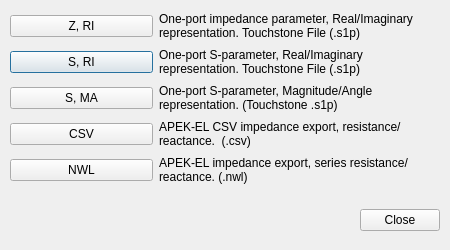
<?xml version="1.0" encoding="UTF-8"?>
<ui version="4.0">
 <class>Export</class>
 <widget class="QDialog" name="Export">
  <property name="geometry">
   <rect>
    <x>0</x>
    <y>0</y>
    <width>450</width>
    <height>250</height>
   </rect>
  </property>
  <property name="minimumSize">
   <size>
    <width>450</width>
    <height>250</height>
   </size>
  </property>
  <property name="windowTitle">
   <string>Export</string>
  </property>
  <widget class="QWidget" name="layoutWidget">
   <property name="geometry">
    <rect>
     <x>10</x>
     <y>10</y>
     <width>403</width>
     <height>176</height>
    </rect>
   </property>
   <layout class="QGridLayout" name="gridLayout">
    <item row="3" column="1">
     <widget class="QLabel" name="label_4">
      <property name="text">
       <string>APEK-EL CSV impedance export, resistance/reactance.  (.csv)</string>
      </property>
      <property name="alignment">
       <set>Qt::AlignmentFlag::AlignLeading|Qt::AlignmentFlag::AlignLeft|Qt::AlignmentFlag::AlignTop</set>
      </property>
      <property name="wordWrap">
       <bool>true</bool>
      </property>
     </widget>
    </item>
    <item row="1" column="0">
     <widget class="QPushButton" name="sRiBtn">
      <property name="text">
       <string>S, RI</string>
      </property>
     </widget>
    </item>
    <item row="3" column="0">
     <widget class="QPushButton" name="csvBtn">
      <property name="text">
       <string>CSV</string>
      </property>
     </widget>
    </item>
    <item row="0" column="1">
     <widget class="QLabel" name="label">
      <property name="text">
       <string>One-port impedance parameter, Real/Imaginary representation. Touchstone File (.s1p)</string>
      </property>
      <property name="alignment">
       <set>Qt::AlignmentFlag::AlignLeading|Qt::AlignmentFlag::AlignLeft|Qt::AlignmentFlag::AlignTop</set>
      </property>
      <property name="wordWrap">
       <bool>true</bool>
      </property>
     </widget>
    </item>
    <item row="0" column="0">
     <widget class="QPushButton" name="zRiBtn">
      <property name="text">
       <string>Z, RI</string>
      </property>
     </widget>
    </item>
    <item row="4" column="0">
     <widget class="QPushButton" name="nwlBtn">
      <property name="text">
       <string>NWL</string>
      </property>
     </widget>
    </item>
    <item row="4" column="1">
     <widget class="QLabel" name="label_5">
      <property name="text">
       <string>APEK-EL impedance export, series resistance/reactance. (.nwl)</string>
      </property>
      <property name="alignment">
       <set>Qt::AlignmentFlag::AlignLeading|Qt::AlignmentFlag::AlignLeft|Qt::AlignmentFlag::AlignTop</set>
      </property>
      <property name="wordWrap">
       <bool>true</bool>
      </property>
     </widget>
    </item>
    <item row="1" column="1">
     <widget class="QLabel" name="label_2">
      <property name="text">
       <string>One-port S-parameter, Real/Imaginary representation. Touchstone File (.s1p)</string>
      </property>
      <property name="alignment">
       <set>Qt::AlignmentFlag::AlignLeading|Qt::AlignmentFlag::AlignLeft|Qt::AlignmentFlag::AlignTop</set>
      </property>
      <property name="wordWrap">
       <bool>true</bool>
      </property>
     </widget>
    </item>
    <item row="2" column="0">
     <widget class="QPushButton" name="sMaBtn">
      <property name="text">
       <string>S, MA</string>
      </property>
     </widget>
    </item>
    <item row="2" column="1">
     <widget class="QLabel" name="label_3">
      <property name="text">
       <string>One-port S-parameter, Magnitude/Angle representation. (Touchstone .s1p)</string>
      </property>
      <property name="alignment">
       <set>Qt::AlignmentFlag::AlignLeading|Qt::AlignmentFlag::AlignLeft|Qt::AlignmentFlag::AlignTop</set>
      </property>
      <property name="wordWrap">
       <bool>true</bool>
      </property>
     </widget>
    </item>
   </layout>
  </widget>
  <widget class="QDialogButtonBox" name="buttonBox">
   <property name="geometry">
    <rect>
     <x>340</x>
     <y>205</y>
     <width>100</width>
     <height>30</height>
    </rect>
   </property>
   <property name="orientation">
    <enum>Qt::Horizontal</enum>
   </property>
   <property name="standardButtons">
    <set>QDialogButtonBox::Close</set>
   </property>
  </widget>
 </widget>
 <resources/>
 <connections>
  <connection>
   <sender>buttonBox</sender>
   <signal>rejected()</signal>
   <receiver>Export</receiver>
   <slot>reject()</slot>
   <hints>
    <hint type="sourcelabel">
     <x>390</x>
     <y>220</y>
    </hint>
    <hint type="destinationlabel">
     <x>225</x>
     <y>240</y>
    </hint>
   </hints>
  </connection>
 </connections>
</ui>
